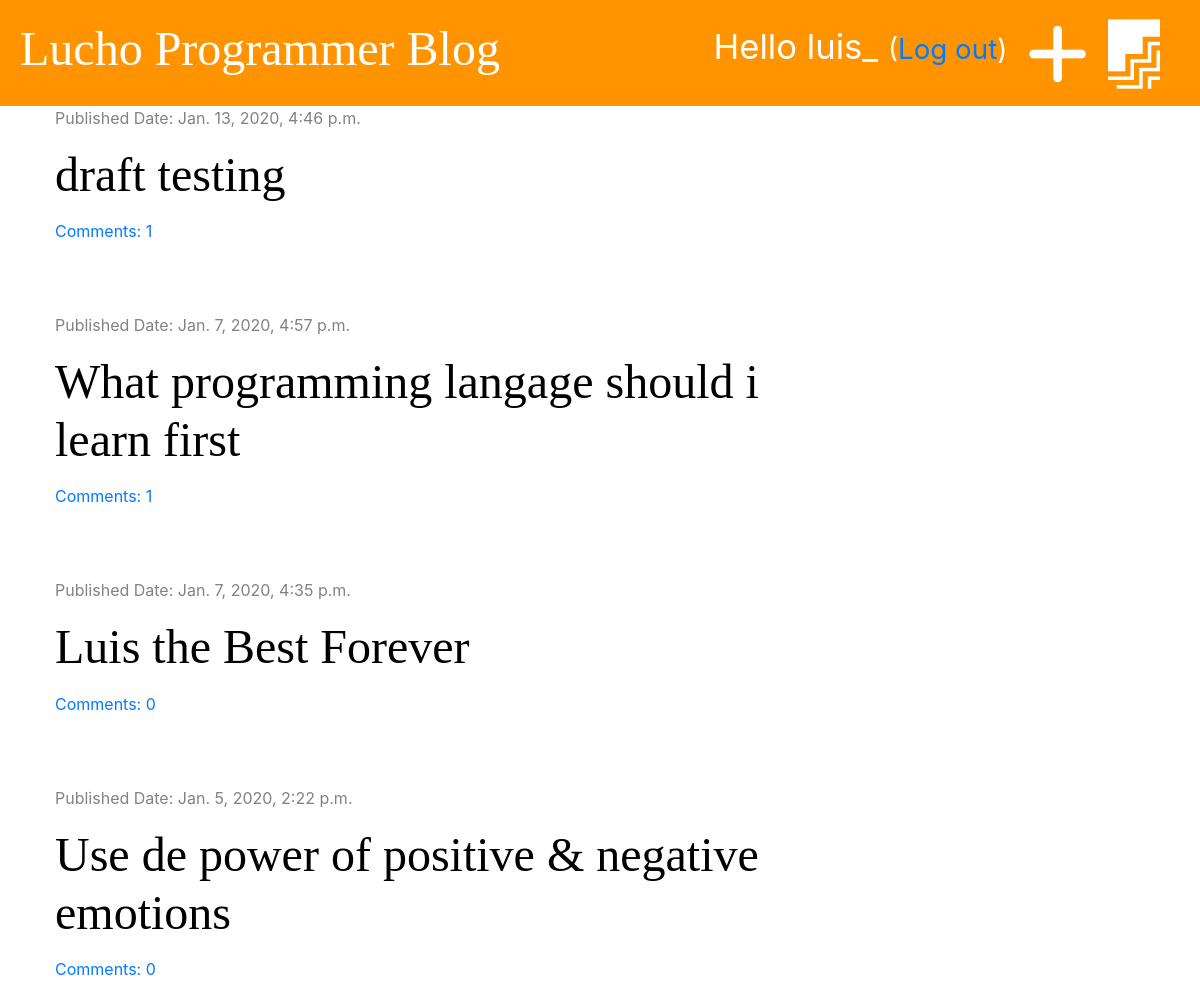
The app's page / (signed in) with its own data.
### blog/models.py (models this page shows, shortened)
class Post(models.Model):
    author = models.ForeignKey('auth.User', on_delete=models.CASCADE)
    title = models.CharField(max_length=200)
    text = models.TextField()
    created_date = models.DateTimeField(default=timezone.now)
    published_date = models.DateTimeField(blank=True, null=True)
    def approved_comments(self):
        return self.comments.filter(approved=True)

### blog/views.py (the view)
# urls.py: path('', views.post_list, name='post_list'),
def post_list(request):
    posts = Post.objects.all().order_by('-published_date')
    stuff_for_frontend = {'posts': posts}
    return render(request, 'blog/post_list.html', stuff_for_frontend)

### blog/templatetags/markdownify.py (called while the page is built)
@register.filter
def markdown(value):
    renderer = HighlightRenderer()
    markdown = mistune.Markdown(renderer=renderer)
    return markdown(value)

### blog/templates/blog/post_list.html (shortened to what this page needs)
{% extends 'blog/base.html' %}
{% load markdownify %}
{% block content %}
    {% for post in posts %}
        <div class="post">
            <div class="date">
                <p>Published Date: {{ post.published_date }}</p>
            </div>
            <h1><a href="{% url 'post_detail' pk=post.pk %}">{{ post.title }}</a></h1>
            <a href="{% url 'post_detail' pk=post.pk %}">Comments: {{ post.approved_comments.count }}</a>
        </div>
    {% endfor %}
{% endblock %}

### blog/templates/blog/base.html (shortened to what this page needs)
{% load static %}
<!DOCTYPE html>
<html lang="en">
<head>
    <link rel="stylesheet" href="https://stackpath.bootstrapcdn.com/bootstrap/4.3.1/css/bootstrap.min.css">
    <link rel="stylesheet" href="{% static 'css/blog.css' %}">
    <link rel="stylesheet" href="{% static 'css/zenburn.css' %}">
</head>
<body>
    <div class="page-header">
        {% if user.is_authenticated %}
            <a href="{% url 'post_draft_list' %}" class="top-menu"><i class="fab fa-firstdraft fa-2x" style="color: white;"></i></a>
            <a href="{% url 'post_new' %}" class="top-menu"><i class="fa fa-plus fa-2x" style="color: white;"></i></a>
            <p class="top-menu">Hello {{ user.username }} <small>(<a href="{% url 'logout' %}">Log out</a>)</small></p>
        {% else %}
            <a href="{% url 'login' %}" class="top-menu"><i class="fas fa-sign-in-alt fa-2x"></i></a>
        {% endif %}
        <h1><a href="/">Lucho Programmer Blog</a></h1>
    </div>
    <div class="content container">
        <div class="row">
            <div class="col-md-8">
            {% block content %}
            {% endblock %}
            </div>
        </div>
    </div>
</body>
</html>

### blog/static/css/blog.css (style rules this page uses)
.page-header { background-color: #ff9400; margin-top: 0; padding: 20px 20px 20px 20px; }
.page-header h1 a { color: #ffffff; font-size: 36pt; text-decoration: none; }
.content { margin-left: 40px; }
h1, h2, h3, h4 { font-family: 'Tangerine', 'Inconsolata', 'Droid Sans', serif; font-size: 48px; }
.date { color: #828282 }
.post { margin-bottom: 70px; }
.post h1 a { color: black; }
.top-menu { color: white; float: right; font-size: 26pt; margin-right: 20px; }

### records on screen
Post: published_date "Jan. 13, 2020, 4:46 p.m.", title "draft testing", approved_comments.count "1"
Post: published_date "Jan. 7, 2020, 4:57 p.m.", title "What programming langage should i learn first", approved_comments.count "1"
Post: published_date "Jan. 7, 2020, 4:35 p.m.", title "Luis the Best Forever", approved_comments.count "0"
Post: published_date "Jan. 5, 2020, 2:22 p.m.", title "Use de power of positive & negative emotions", approved_comments.count "0"

### other values on screen
{{ user.username }} "luis_"
